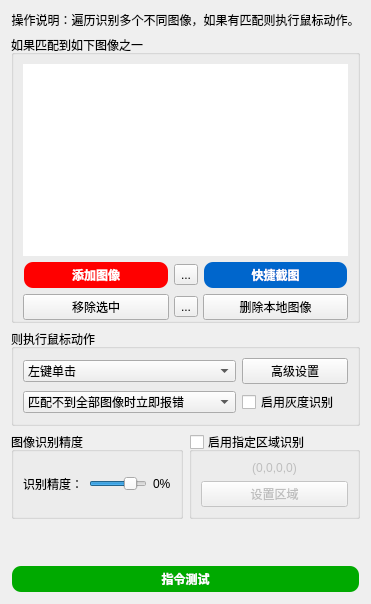
       <widget class="QWidget" name="tab_43">
        <attribute name="title">
         <string>多图点击</string>
        </attribute>
        <layout class="QVBoxLayout" name="verticalLayout_57">
         <item>
          <widget class="QLabel" name="label_172">
           <property name="text">
            <string>操作说明：遍历识别多个不同图像，如果有匹配则执行鼠标动作。</string>
           </property>
           <property name="alignment">
            <set>Qt::AlignmentFlag::AlignCenter</set>
           </property>
           <property name="wordWrap">
            <bool>false</bool>
           </property>
          </widget>
         </item>
         <item>
          <widget class="QGroupBox" name="groupBox_71">
           <property name="title">
            <string>如果匹配到如下图像之一</string>
           </property>
           <layout class="QVBoxLayout" name="verticalLayout_56">
            <property name="spacing">
             <number>0</number>
            </property>
            <property name="bottomMargin">
             <number>0</number>
            </property>
            <item>
             <widget class="QListView" name="listView">
              <property name="styleSheet">
               <string notr="true">QListView {
                border: none; /* 无边框 */
            }</string>
              </property>
              <property name="editTriggers">
               <set>QAbstractItemView::EditTrigger::NoEditTriggers</set>
              </property>
             </widget>
            </item>
            <item>
             <layout class="QGridLayout" name="gridLayout_71">
              <property name="topMargin">
               <number>5</number>
              </property>
              <property name="spacing">
               <number>5</number>
              </property>
              <item row="0" column="0">
               <widget class="QPushButton" name="pushButton_67">
                <property name="font">
                 <font>
                  <family>Microsoft YaHei</family>
                  <bold>true</bold>
                 </font>
                </property>
                <property name="styleSheet">
                 <string notr="true">QPushButton {
    background-color: red;
    color: white;
    border-radius: 10px; /* 设置圆角半径 */
    font-family: 'Microsoft YaHei'; /* 设置字体为微软雅黑 */
    padding: 3px 5px; /* 设置内边距，使按钮看起来更美观 */
border: 2px solid transparent; /* 设置边框为透明 */
}

QPushButton:hover {
    background-color: rgb(170, 0, 0); /* 设置鼠标悬停时的背景颜色 */
}

QPushButton:pressed {
    background-color: rgb(85, 85, 127); /* 设置按钮按下时的背景颜色 */
}</string>
                </property>
                <property name="text">
                 <string>添加图像</string>
                </property>
               </widget>
              </item>
              <item row="0" column="1">
               <widget class="QToolButton" name="toolButton_2">
                <property name="text">
                 <string>...</string>
                </property>
                <property name="icon">
                 <iconset resource="../images.qrc">
                  <normaloff>:/按钮图标/Window/qss_icons/add_top.png</normaloff>:/按钮图标/Window/qss_icons/add_top.png</iconset>
                </property>
               </widget>
              </item>
              <item row="0" column="2">
               <widget class="QPushButton" name="pushButton_63">
                <property name="font">
                 <font>
                  <family>Microsoft YaHei</family>
                  <bold>true</bold>
                 </font>
                </property>
                <property name="styleSheet">
                 <string notr="true">QPushButton {
    background-color: #0066CC; /* 蓝色 */
    color: white;
    border-radius: 10px; /* 设置圆角半径 */
    font-family: 'Microsoft YaHei'; /* 设置字体为微软雅黑 */
    padding: 3px 5px; /* 设置内边距，使按钮看起来更美观 */
    border: 2px solid transparent; /* 设置边框为透明 */
}

QPushButton:hover {
    background-color: #0056B3; /* 鼠标悬停时的较深蓝色，通过调整#0066CC的明度得到 */
}

QPushButton:pressed {
    background-color: #004C99; /* 按钮按下时的更深蓝色，通过调整#0066CC的明度得到 */
}
</string>
                </property>
                <property name="text">
                 <string>快捷截图</string>
                </property>
               </widget>
              </item>
              <item row="1" column="0">
               <widget class="QPushButton" name="pushButton_64">
                <property name="text">
                 <string>移除选中</string>
                </property>
               </widget>
              </item>
              <item row="1" column="1">
               <widget class="QToolButton" name="toolButton">
                <property name="text">
                 <string>...</string>
                </property>
                <property name="icon">
                 <iconset resource="../images.qrc">
                  <normaloff>:/按钮图标/Window/qss_icons/add_bottom.png</normaloff>:/按钮图标/Window/qss_icons/add_bottom.png</iconset>
                </property>
               </widget>
              </item>
              <item row="1" column="2">
               <widget class="QPushButton" name="pushButton_68">
                <property name="text">
                 <string>删除本地图像</string>
                </property>
               </widget>
              </item>
             </layout>
            </item>
           </layout>
          </widget>
         </item>
         <item>
          <widget class="QGroupBox" name="groupBox_74">
           <property name="title">
            <string>则执行鼠标动作</string>
           </property>
           <layout class="QGridLayout" name="gridLayout_70" columnstretch="2,1">
            <item row="0" column="0">
             <widget class="QComboBox" name="comboBox_70">
              <property name="currentIndex">
               <number>0</number>
              </property>
              <item>
               <property name="text">
                <string>左键单击</string>
               </property>
              </item>
              <item>
               <property name="text">
                <string>左键双击</string>
               </property>
              </item>
              <item>
               <property name="text">
                <string>右键单击</string>
               </property>
              </item>
              <item>
               <property name="text">
                <string>右键双击</string>
               </property>
              </item>
              <item>
               <property name="text">
                <string>仅移动鼠标</string>
               </property>
              </item>
             </widget>
            </item>
            <item row="0" column="1">
             <widget class="QPushButton" name="pushButton_66">
              <property name="styleSheet">
               <string notr="true" />
              </property>
              <property name="text">
               <string>高级设置</string>
              </property>
             </widget>
            </item>
            <item row="1" column="0">
             <widget class="QComboBox" name="comboBox_71">
              <property name="currentIndex">
               <number>0</number>
              </property>
              <item>
               <property name="text">
                <string>匹配不到全部图像时立即报错</string>
               </property>
              </item>
              <item>
               <property name="text">
                <string>匹配不到全部图像时自动略过</string>
               </property>
              </item>
             </widget>
            </item>
            <item row="1" column="1">
             <widget class="QCheckBox" name="checkBox_11">
              <property name="enabled">
               <bool>true</bool>
              </property>
              <property name="text">
               <string>启用灰度识别</string>
              </property>
              <property name="checked">
               <bool>false</bool>
              </property>
             </widget>
            </item>
           </layout>
          </widget>
         </item>
         <item>
          <layout class="QHBoxLayout" name="horizontalLayout_9" stretch="1,1">
           <item>
            <widget class="QGroupBox" name="groupBox_78">
             <property name="title">
              <string>图像识别精度</string>
             </property>
             <layout class="QGridLayout" name="gridLayout_74">
              <item row="0" column="1">
               <layout class="QHBoxLayout" name="horizontalLayout_35">
                <item>
                 <widget class="QSlider" name="horizontalSlider_5">
                  <property name="maximum">
                   <number>100</number>
                  </property>
                  <property name="value">
                   <number>80</number>
                  </property>
                  <property name="orientation">
                   <enum>Qt::Orientation::Horizontal</enum>
                  </property>
                 </widget>
                </item>
                <item>
                 <widget class="QLabel" name="label_181">
                  <property name="text">
                   <string>0%</string>
                  </property>
                 </widget>
                </item>
               </layout>
              </item>
              <item row="0" column="0">
               <widget class="QLabel" name="label_180">
                <property name="text">
                 <string>识别精度：</string>
                </property>
               </widget>
              </item>
             </layout>
            </widget>
           </item>
           <item>
            <widget class="QGroupBox" name="groupBox_73">
             <property name="enabled">
              <bool>true</bool>
             </property>
             <property name="title">
              <string>启用指定区域识别</string>
             </property>
             <property name="checkable">
              <bool>true</bool>
             </property>
             <property name="checked">
              <bool>false</bool>
             </property>
             <layout class="QVBoxLayout" name="verticalLayout_86">
              <item>
               <widget class="QLabel" name="label_174">
                <property name="text">
                 <string>(0,0,0,0)</string>
                </property>
                <property name="alignment">
                 <set>Qt::AlignmentFlag::AlignCenter</set>
                </property>
               </widget>
              </item>
              <item>
               <widget class="QPushButton" name="pushButton_65">
                <property name="text">
                 <string>设置区域</string>
                </property>
               </widget>
              </item>
             </layout>
            </widget>
           </item>
          </layout>
         </item>
         <item>
          <spacer name="verticalSpacer_38">
           <property name="orientation">
            <enum>Qt::Orientation::Vertical</enum>
           </property>
           <property name="sizeHint" stdset="0">
            <size>
             <width>20</width>
             <height>40</height>
            </size>
           </property>
          </spacer>
         </item>
         <item>
          <widget class="QPushButton" name="pushButton_69">
           <property name="palette">
            <palette>
             <active>
              <colorrole role="WindowText">
               <brush brushstyle="SolidPattern">
                <color alpha="255">
                 <red>255</red>
                 <green>255</green>
                 <blue>255</blue>
                </color>
               </brush>
              </colorrole>
              <colorrole role="Button">
               <brush brushstyle="SolidPattern">
                <color alpha="255">
                 <red>0</red>
                 <green>170</green>
                 <blue>0</blue>
                </color>
               </brush>
              </colorrole>
              <colorrole role="Text">
               <brush brushstyle="SolidPattern">
                <color alpha="255">
                 <red>255</red>
                 <green>255</green>
                 <blue>255</blue>
                </color>
               </brush>
              </colorrole>
              <colorrole role="ButtonText">
               <brush brushstyle="SolidPattern">
                <color alpha="255">
                 <red>255</red>
                 <green>255</green>
                 <blue>255</blue>
                </color>
               </brush>
              </colorrole>
              <colorrole role="Base">
               <brush brushstyle="SolidPattern">
                <color alpha="255">
                 <red>0</red>
                 <green>170</green>
                 <blue>0</blue>
                </color>
               </brush>
              </colorrole>
              <colorrole role="Window">
               <brush brushstyle="SolidPattern">
                <color alpha="255">
                 <red>0</red>
                 <green>170</green>
                 <blue>0</blue>
                </color>
               </brush>
              </colorrole>
              <colorrole role="PlaceholderText">
               <brush brushstyle="NoBrush">
                <color alpha="128">
                 <red>255</red>
                 <green>255</green>
                 <blue>255</blue>
                </color>
               </brush>
              </colorrole>
             </active>
             <inactive>
              <colorrole role="WindowText">
               <brush brushstyle="SolidPattern">
                <color alpha="255">
                 <red>255</red>
                 <green>255</green>
                 <blue>255</blue>
                </color>
               </brush>
              </colorrole>
              <colorrole role="Button">
               <brush brushstyle="SolidPattern">
                <color alpha="255">
                 <red>0</red>
                 <green>170</green>
                 <blue>0</blue>
                </color>
               </brush>
              </colorrole>
              <colorrole role="Text">
               <brush brushstyle="SolidPattern">
                <color alpha="255">
                 <red>255</red>
                 <green>255</green>
                 <blue>255</blue>
                </color>
               </brush>
              </colorrole>
              <colorrole role="ButtonText">
               <brush brushstyle="SolidPattern">
                <color alpha="255">
                 <red>255</red>
                 <green>255</green>
                 <blue>255</blue>
                </color>
               </brush>
              </colorrole>
              <colorrole role="Base">
               <brush brushstyle="SolidPattern">
                <color alpha="255">
                 <red>0</red>
                 <green>170</green>
                 <blue>0</blue>
                </color>
               </brush>
              </colorrole>
              <colorrole role="Window">
               <brush brushstyle="SolidPattern">
                <color alpha="255">
                 <red>0</red>
                 <green>170</green>
                 <blue>0</blue>
                </color>
               </brush>
              </colorrole>
              <colorrole role="PlaceholderText">
               <brush brushstyle="NoBrush">
                <color alpha="128">
                 <red>255</red>
                 <green>255</green>
                 <blue>255</blue>
                </color>
               </brush>
              </colorrole>
             </inactive>
             <disabled>
              <colorrole role="WindowText">
               <brush brushstyle="SolidPattern">
                <color alpha="255">
                 <red>255</red>
                 <green>255</green>
                 <blue>255</blue>
                </color>
               </brush>
              </colorrole>
              <colorrole role="Button">
               <brush brushstyle="SolidPattern">
                <color alpha="255">
                 <red>0</red>
                 <green>170</green>
                 <blue>0</blue>
                </color>
               </brush>
              </colorrole>
              <colorrole role="Text">
               <brush brushstyle="SolidPattern">
                <color alpha="255">
                 <red>255</red>
                 <green>255</green>
                 <blue>255</blue>
                </color>
               </brush>
              </colorrole>
              <colorrole role="ButtonText">
               <brush brushstyle="SolidPattern">
                <color alpha="92">
                 <red>0</red>
                 <green>0</green>
                 <blue>0</blue>
                </color>
               </brush>
              </colorrole>
              <colorrole role="Base">
               <brush brushstyle="SolidPattern">
                <color alpha="255">
                 <red>0</red>
                 <green>170</green>
                 <blue>0</blue>
                </color>
               </brush>
              </colorrole>
              <colorrole role="Window">
               <brush brushstyle="SolidPattern">
                <color alpha="255">
                 <red>0</red>
                 <green>170</green>
                 <blue>0</blue>
                </color>
               </brush>
              </colorrole>
              <colorrole role="PlaceholderText">
               <brush brushstyle="NoBrush">
                <color alpha="128">
                 <red>255</red>
                 <green>255</green>
                 <blue>255</blue>
                </color>
               </brush>
              </colorrole>
             </disabled>
            </palette>
           </property>
           <property name="font">
            <font>
             <family>Microsoft YaHei</family>
             <bold>true</bold>
            </font>
           </property>
           <property name="styleSheet">
            <string notr="true">QPushButton {
    background-color: rgb(0, 170, 0);
    color: white;
    border-radius: 10px; /* 设置圆角半径 */
    font-family: 'Microsoft YaHei'; /* 设置字体为微软雅黑 */
    padding: 3px 5px; /* 设置内边距，使按钮看起来更美观 */
    border: 2px solid transparent; /* 设置边框为透明 */
}

QPushButton:hover {
    background-color: rgb(0, 150, 0); /* 设置鼠标悬停时的背景颜色 */
}

QPushButton:pressed {
    background-color: rgb(0, 100, 0); /* 设置按钮按下时的背景颜色 */
}
</string>
           </property>
           <property name="text">
            <string>指令测试</string>
           </property>
          </widget>
         </item>
        </layout>
       </widget>
